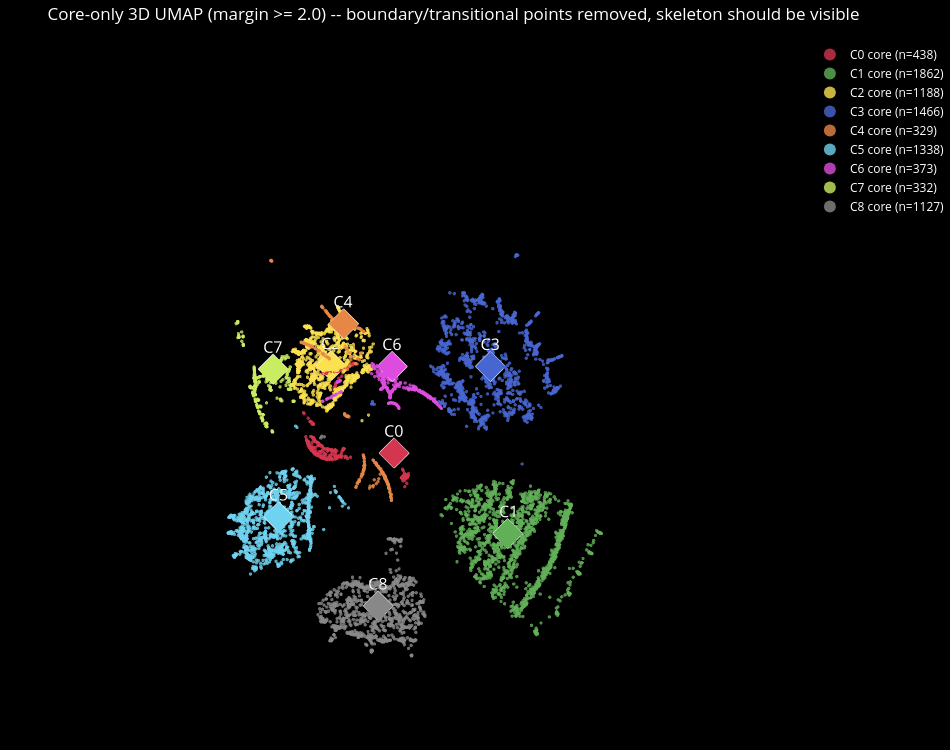

Notebook cell for this chart:
### Code cell
# pick the threshold here once you've looked at the sweep above
MARGIN_THRESHOLD = 2.0 # This controls how core centric the umap will be!
core_mask = margin_ratio >= MARGIN_THRESHOLD

print(f"\nUsing threshold = {MARGIN_THRESHOLD}. Per-cluster breakdown:")
for k in range(9):
    in_k = labels_np == k
    kept_k = core_mask[in_k].sum()
    print(f"  C{k}: {kept_k:5d} / {in_k.sum():5d} kept "
          f"({100*kept_k/in_k.sum():4.1f}%)")

# project only the retained points through the existing,
# already-fitted reducer -- still no refitting
embedding_3d_core = reducer_3d.transform(latents_np[core_mask])
labels_core       = labels_np[core_mask]
centroid_embedding_3d = reducer_3d.transform(centroids_np)

cluster_colors = {
    0: '#d4354f', 1: '#61b058', 2: '#fbe050', 3: '#4866d1', 4: '#e78745',
    5: '#6ed2f0', 6: '#dd4cdf', 7: '#c9ec63', 8: '#888888',
}

fig_core = go.Figure()
for k in range(9):
    mask = labels_core == k
    fig_core.add_trace(go.Scatter3d(
        x=embedding_3d_core[mask, 0], y=embedding_3d_core[mask, 1], z=embedding_3d_core[mask, 2],
        mode='markers', marker=dict(size=2, color=cluster_colors[k], opacity=0.8), name=f'C{k} core (n={mask.sum()})'))

fig_core.add_trace(go.Scatter3d(
    x=centroid_embedding_3d[:, 0], y=centroid_embedding_3d[:, 1], z=centroid_embedding_3d[:, 2], mode='markers+text',
    marker=dict(size=10, color=[cluster_colors[k] for k in range(9)], symbol='diamond', line=dict(color='white', width=1.5)),
    text=[f'C{k}' for k in range(9)], textposition='top center', textfont=dict(size=16, color='white'), name='centroids', showlegend=False))

fig_core.update_layout(
    title=f"Core-only 3D UMAP (margin >= {MARGIN_THRESHOLD}) -- "
          f"boundary/transitional points removed, skeleton should be visible",
    scene=dict(xaxis=dict(visible=False), yaxis=dict(visible=False), zaxis=dict(visible=False), bgcolor='#000000'),
    paper_bgcolor='#000000', font=dict(color='white'), legend=dict(itemsizing='constant'), width=950, height=750,
    margin=dict(l=0, r=0, t=40, b=0))

fig_core.show()

### Figure 1 — Plotly figure (JSON) as saved in the notebook; plotly's stock layout.template omitted (floating-point values rounded to 4 significant figures; data arrays with more than 128 entries replaced by an {"elided": "..."} marker saying what was removed)
{"data": [{"marker": {"color": "#d4354f", "opacity": 0.8, "size": 2}, "mode": "markers", "name": "C0 core (n=438)", "type": "scatter3d", "x": {"elided": "438 float values"}, "y": {"elided": "438 float values"}, "z": {"elided": "438 float values"}}, {"marker": {"color": "#61b058", "opacity": 0.8, "size": 2}, "mode": "markers", "name": "C1 core (n=1862)", "type": "scatter3d", "x": {"elided": "1862 float values"}, "y": {"elided": "1862 float values"}, "z": {"elided": "1862 float values"}}, {"marker": {"color": "#fbe050", "opacity": 0.8, "size": 2}, "mode": "markers", "name": "C2 core (n=1188)", "type": "scatter3d", "x": {"elided": "1188 float values"}, "y": {"elided": "1188 float values"}, "z": {"elided": "1188 float values"}}, {"marker": {"color": "#4866d1", "opacity": 0.8, "size": 2}, "mode": "markers", "name": "C3 core (n=1466)", "type": "scatter3d", "x": {"elided": "1466 float values"}, "y": {"elided": "1466 float values"}, "z": {"elided": "1466 float values"}}, {"marker": {"color": "#e78745", "opacity": 0.8, "size": 2}, "mode": "markers", "name": "C4 core (n=329)", "type": "scatter3d", "x": {"elided": "329 float values"}, "y": {"elided": "329 float values"}, "z": {"elided": "329 float values"}}, {"marker": {"color": "#6ed2f0", "opacity": 0.8, "size": 2}, "mode": "markers", "name": "C5 core (n=1338)", "type": "scatter3d", "x": {"elided": "1338 float values"}, "y": {"elided": "1338 float values"}, "z": {"elided": "1338 float values"}}, {"marker": {"color": "#dd4cdf", "opacity": 0.8, "size": 2}, "mode": "markers", "name": "C6 core (n=373)", "type": "scatter3d", "x": {"elided": "373 float values"}, "y": {"elided": "373 float values"}, "z": {"elided": "373 float values"}}, {"marker": {"color": "#c9ec63", "opacity": 0.8, "size": 2}, "mode": "markers", "name": "C7 core (n=332)", "type": "scatter3d", "x": {"elided": "332 float values"}, "y": {"elided": "332 float values"}, "z": {"elided": "332 float values"}}, {"marker": {"color": "#888888", "opacity": 0.8, "size": 2}, "mode": "markers", "name": "C8 core (n=1127)", "type": "scatter3d", "x": {"elided": "1127 float values"}, "y": {"elided": "1127 float values"}, "z": {"elided": "1127 float values"}}, {"marker": {"color": ["#d4354f", "#61b058", "#fbe050", "#4866d1", "#e78745", "#6ed2f0", "#dd4cdf", "#c9ec63", "#888888"], "line": {"color": "white", "width": 1.5}, "size": 10, "symbol": "diamond"}, "mode": "markers+text", "name": "centroids", "showlegend": false, "text": ["C0", "C1", "C2", "C3", "C4", "C5", "C6", "C7", "C8"], "textfont": {"color": "white", "size": 16}, "textposition": "top center", "type": "scatter3d", "x": [6.907, 4.218, 4.342, 0.6534, 10.93, 10.21, 8.853, 12.45, 10.33], "y": [6.027, 10.53, -1.03, 6.116, 7.674, 1.555, 7.906, 5.498, 8.481], "z": [4.263, 0.6662, 4.362, 5.922, 13.15, -0.3045, 10.57, 11.0, -0.8322]}], "layout": {"font": {"color": "white"}, "height": 750, "legend": {"itemsizing": "constant"}, "margin": {"b": 0, "l": 0, "r": 0, "t": 40}, "paper_bgcolor": "#000000", "scene": {"bgcolor": "#000000", "xaxis": {"visible": false}, "yaxis": {"visible": false}, "zaxis": {"visible": false}}, "title": {"text": "Core-only 3D UMAP (margin >= 2.0) -- boundary/transitional points removed, skeleton should be visible"}, "width": 950}}
